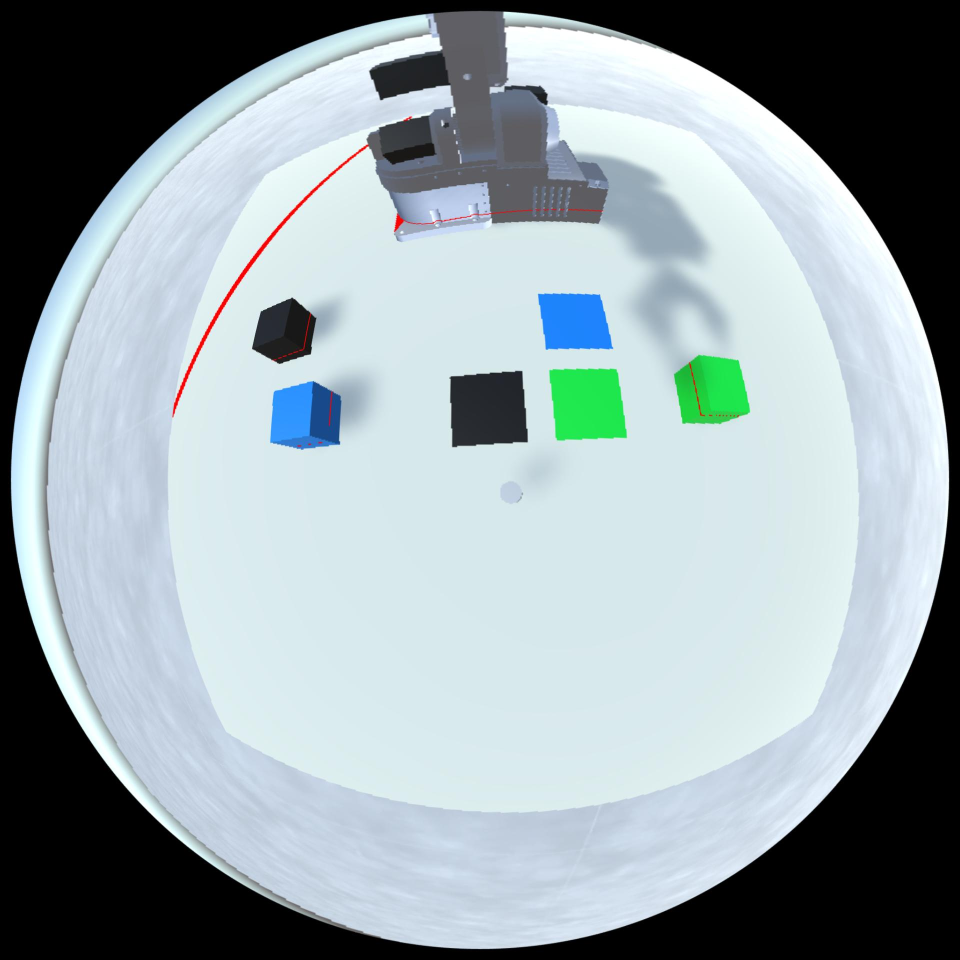
%> input picture MatlabProject/3_Tutorial_Intermediate/TestImages/image.jpg, 1920 x 1920 px (shown at 1/2 size)
$ octave TutorialIntermediate.m   (GNU Octave 9; MATLAB toolbox functions it lacks are replaced by stand-ins)
%> lines starting %> are read from the running program, lines starting %| are printed output that depends on the picture; in (x1, y1, x2, y2) boxes, pixels count from 0 and x2, y2 are one past the last pixel; in counts of white or black regions, pixels touching at a corner belong together; the program's own positions count from 1
### MatlabProject/3_Tutorial_Intermediate/las_segm.m
function BW = las_segm(img)
% http://matlabtricks.com/post-35/a-simple-image-segmentation-example-in-
warning('off','Images:initSize:adjustingMag');
image = img;     % read image
[height, width, planes] = size(image);
rgb = reshape(image, height, width * planes);
imagesc(rgb);                   % visualize RGB planes
r = image(:, :, 1);             % red channel
g = image(:, :, 2);             % green channel
b = image(:, :, 3);             % blue channel
threshold = 100;                % threshold value
imagesc(r < threshold);         % display the binarized image
blueness = double(r) - max(double(g), double(b));
imagesc(blueness);              % visualize RGB planes
mask = blueness < 78;
imagesc(mask);
% labels = bwlabel(mask);
R(~mask) = 255;
G(~mask) = 255;
B(~mask) = 255;
J = cat(3,R,G,B);
BW = ~mask;
% Skeletonization
% BW = im2bw(J,0.4);
% BW = bwmorph(BW,'skel',Inf);
imshow(~BW);
end

### MatlabProject/3_Tutorial_Intermediate/TutorialIntermediate.m
clc
clear all
% Laser Segmentation
image = imread('TestImages/image.jpg');
%> image is the input picture: size 1920x1920x3 uint8; mean R, G, B 150.2, 163.3, 168
image1 = imread('TestImages/image1.jpg');
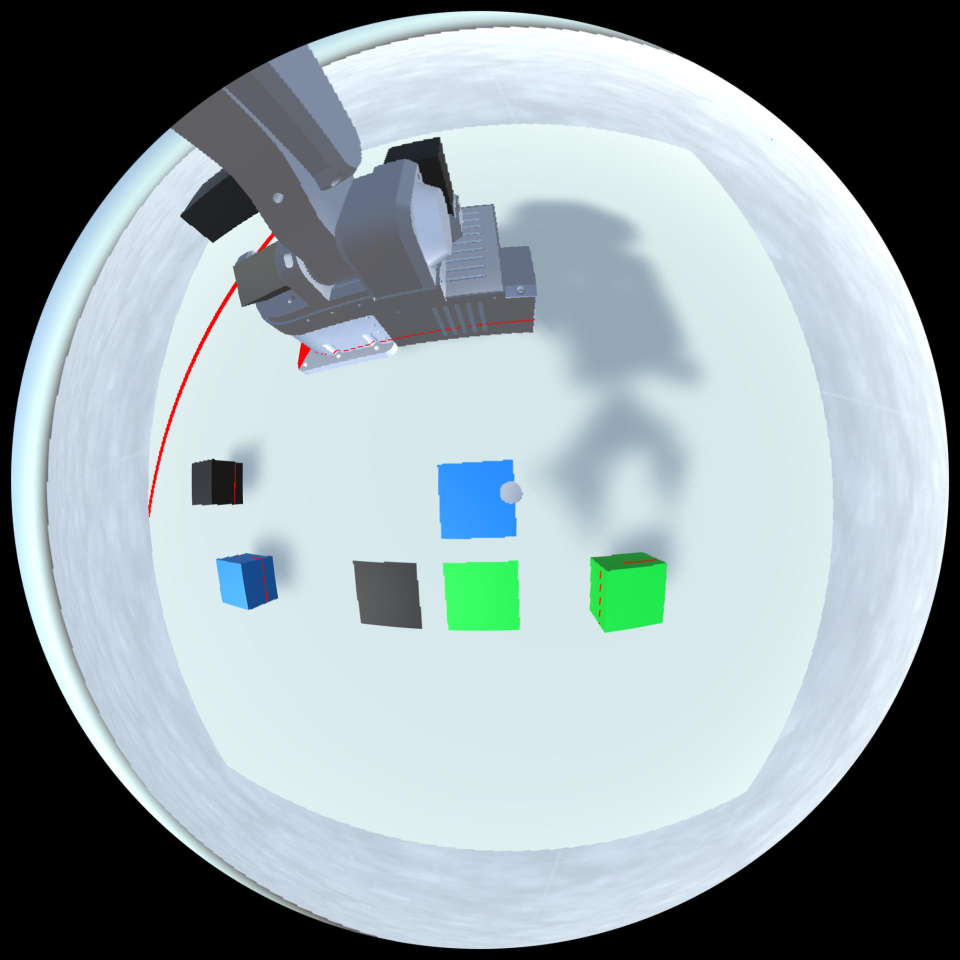
%> input picture MatlabProject/3_Tutorial_Intermediate/TestImages/image1.jpg, 1920 x 1920 px (shown at 1/2 size)
%> image1 is the input picture: size 1920x1920x3 uint8; mean R, G, B 145.9, 159, 163.8
img = las_segm(image);
%> in las_segm, `mask = blueness < 78;`: mask: size 1920x1920 logical; 99.8% white; 39 black regions (23 under 20 px), largest, box (x1, y1, x2, y2) and area: (345, 289, 737, 832) 5129, (788, 428, 809, 464) 340, (599, 627, 622, 702) 200
img1 = las_segm(image1);
%> in las_segm (call 2), `imagesc(r < threshold);`:
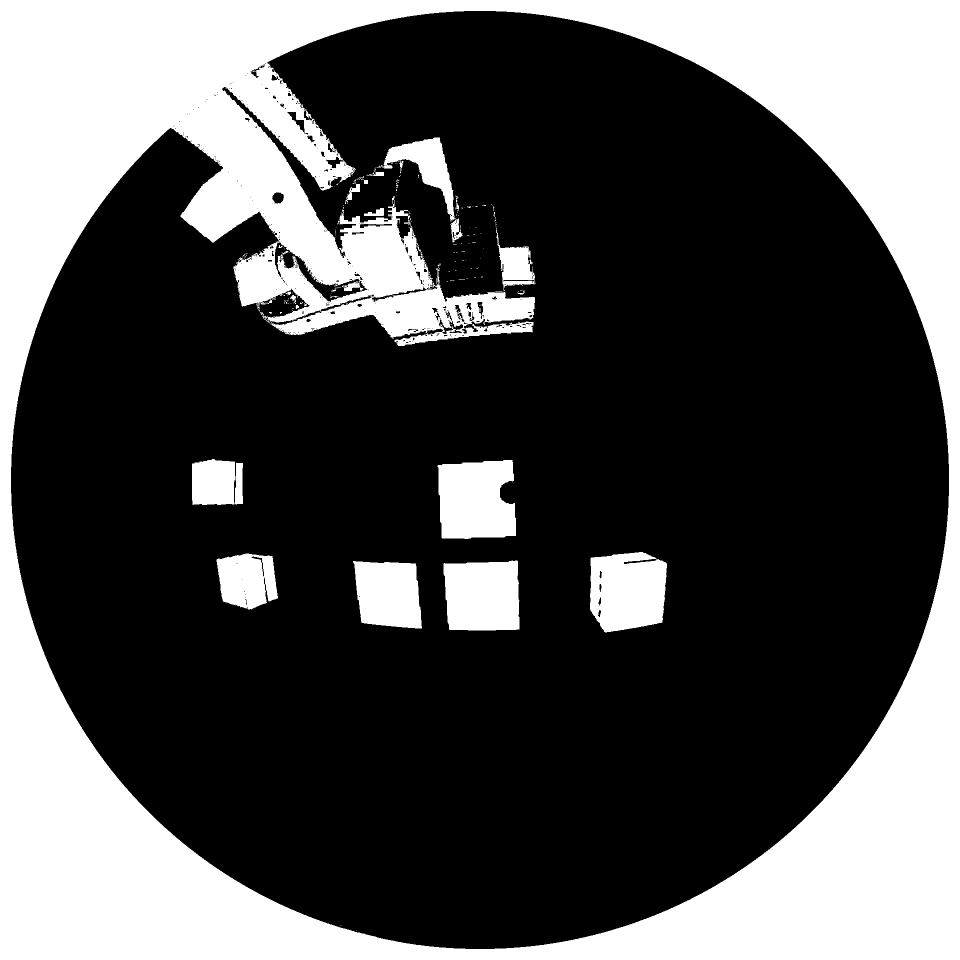
%> displayed picture: size 1920x1920x3, on the screen's scale of 0 to 255 (shown at 1/2 size); 31.9% white; 188 white regions (162 under 20 px), largest, box (x1, y1, x2, y2) and area: (0, 0, 1920, 1920) 1064325, (875, 920, 1032, 1078) 21522, (1180, 1104, 1334, 1265) 20698
%> in las_segm (call 2), `blueness = double(r) - max(double(g), double(b));`:
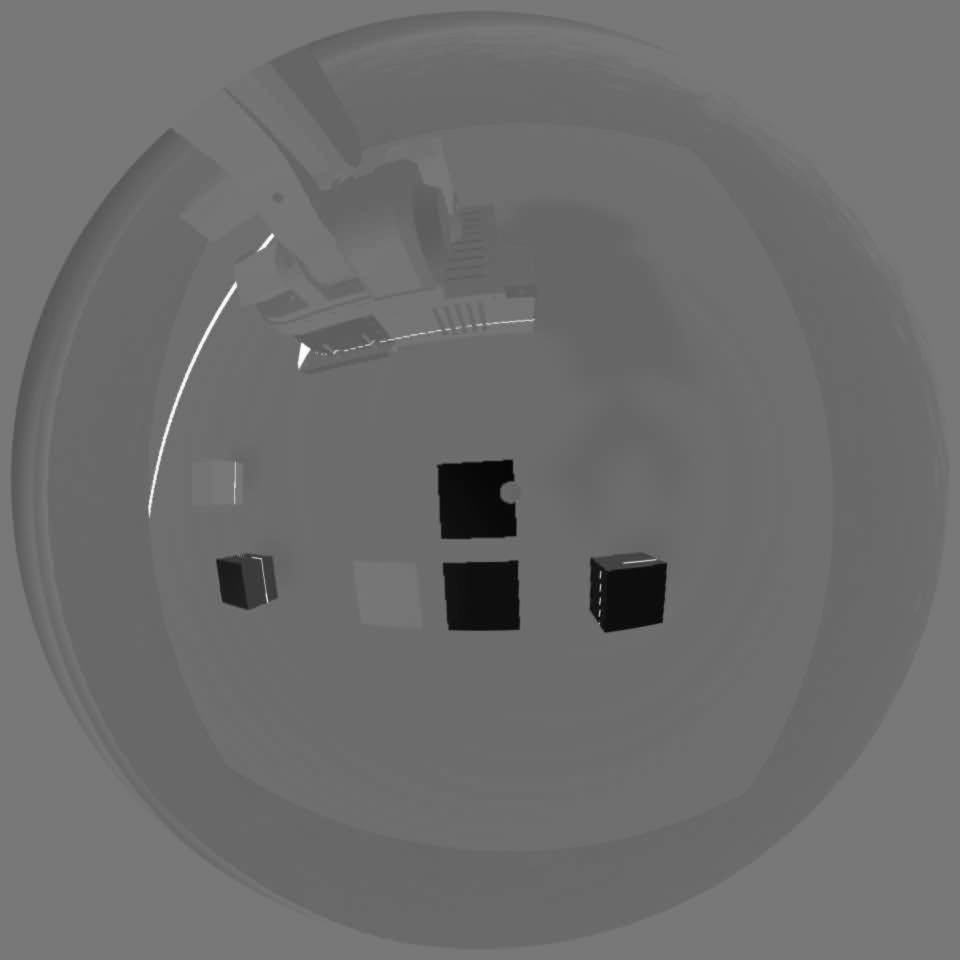
%> blueness: size 1920x1920 double (shown at 1/2 size); min -227, max 254, mean -19.6; drawn with min black and max white
%> in las_segm (call 2), `mask = blueness < 78;`:
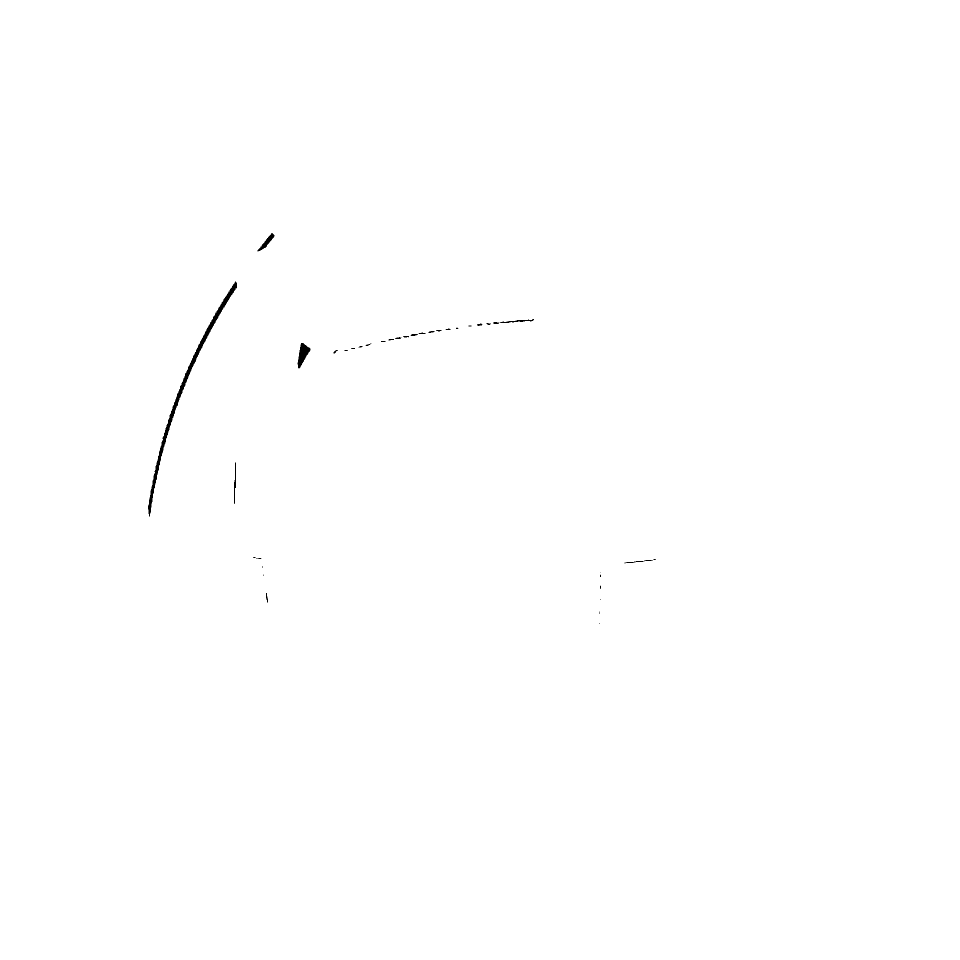
%> mask: size 1920x1920 logical (shown at 1/2 size); 99.8% white; 35 black regions (14 under 20 px), largest, box (x1, y1, x2, y2) and area: (296, 563, 474, 1033) 3725, (595, 686, 621, 737) 672, (515, 466, 549, 503) 351
% Configuration
%> (the run ends here)
